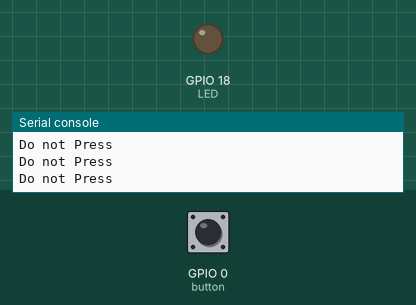
Recording of a program running on a simulated ESP32 board running MicroPython. On the bench: output pins drawn as LEDs (lit = HIGH), the last lines printed to the serial console. The inputs (shaded band) are chosen by the test bench; at power-on: GPIO 0 (button) HIGH.

Above: at 1.2 s.
1.3 s: GPIO 0 (button) pulled LOW for 0.6 s
At 1.9 s:
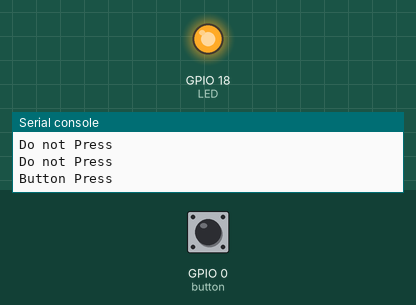
3.5 s: GPIO 0 (button) pulled LOW for 3.2 s
At 8.3 s:
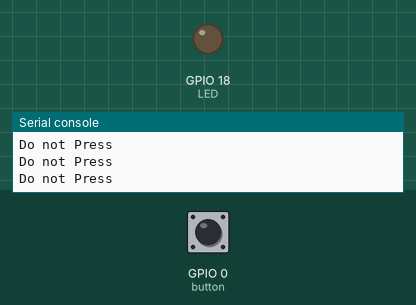
Timing chart, 0 to 9.8 s (numbered marks = the images above; inputs shaded):
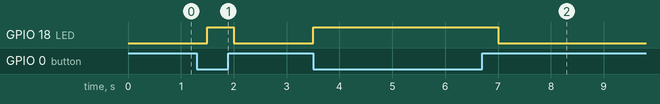

The program:

ButtonPress.py
```python
from machine import Pin
import time
button=Pin(0,Pin.IN)
LED = Pin(18,Pin.OUT)


while True:
  if button.value() == 0 :
    LED.value(1)
    print('Button Press')
  else:
    LED.value(0)
    print('Do not Press')
  time.sleep(0.5)
```

Measured:
- after the input at 1.3 s, GPIO 18 (LED): LOW → HIGH after 0.20 s, → LOW 0.50 s later
- after the input at 3.5 s, GPIO 18 (LED): LOW → HIGH at once, → LOW 3.5 s later
